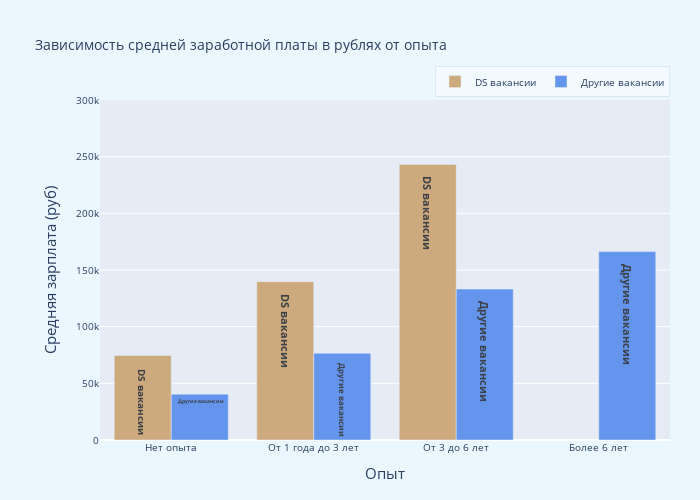

Notebook cell for this chart:
### Code cell
# пишем простенькую функцию чтобы добавить сортировку по опыту для графика
def changeSort(experience):
    if experience =='Нет опыта':
        return 1
    elif experience == "От 1 года до 3 лет":
        return 2
    elif experience == "От 3 до 6 лет":
        return 3
    elif experience == "Более 6 лет":
        return 4

# Создаем колонку с данными для сортировки
data_ds_exp_salary['Sorting'] = data_ds_exp_salary.apply(lambda x: changeSort(x.experience), axis = 1)

# Получаем максимальное значение зарплаты, для дополнительного отображения разницы в процентах вмех колонок от максимума
max = data_ds_exp_salary.average_salary_ds.max() 

# Создаем колонку с данными процентов
data_ds_exp_salary['Percent'] = data_ds_exp_salary.average_salary_ds.apply(lambda x: round(x / max, 4))
# сортируем по новому признаку Sorting
data_ds_exp_salary.sort_values(by = ['Sorting'], inplace=True)

fig = px.bar(
    data_ds_exp_salary,
    x='experience',
    y='average_salary_ds',
    color='vacance_type', 
    color_discrete_sequence =['RGB(205,170,125)','RGB(100,149,237)'],
    hover_data = ["Percent","vacance_type"], #добавляем дополнительные поля для вывода в хинтах
    # text='vacance_type', # Дополнительно указываем в каждом Баре, к какой группе относится бар,
                  # в данном графике я счиатаю это добавляет информативности 
    
)

fig.update_traces(
    hoverlabel_namelength = 0, # убираем навязчивый левый надпись в ховере
    textposition='inside', # проценты пишем над баром
    texttemplate='<b style="color: #3C4048; font-size:11px;">   %{customdata[1]}</b>',
    hovertemplate="".join([
        "<b style='color: #393E46'>%{customdata[1]}</b>" # вытягиваем данные из переменной указаной в hover_data[]      
        "<br>Зарплата (руб): %{y}",
        "<br>",
        "Процент: %{customdata[0]:,.2%}", # вытягиваем данные из переменной указаной в hover_data[]
                                          # и форматируем чтобы проценты показывало корректно   
        
    ]),
)

fig.update_layout(
    barmode='group',
    hovermode="x unified",
    title="Зависимость средней заработной платы в рублях от опыта",
    font = dict(size=10), # уменьшим размер шрифта заголовка графика, а то не влезает
    autosize=False,# скажи нет авторазмеру
    width=700,# фиксируем ширину в px
    height=500,# фиксируем высоту в px
    margin=dict(
      r=30, #задаем отступ в 30 px справа для всего холста
      b=60, # задаем отступ в 60 px снизу для всего холста
      t=100,
      l=100
    ),
    legend=dict(# играемся с параметрами легенды
        borderwidth = .5,# ширина рамки в полпикселя
        bordercolor = '#cbd7de',# цвет рамки
        bgcolor = '#f2faff',# цвет фона
        orientation="h", # показать сверху
        yanchor="bottom",# вертикальное выравнивание по нижней части легенды относительно холста
        y=1.01, # сдвигаем на 1% выше, чтобы не сливалась нижняя граница рамки легенды с графиком
        xanchor="right", # выравнивание блока легенды по правому краю
        x=1, # никаких сдвигов не надо, будет на уровне с графиком по правому краю
        title_text="", # убираем title для легенды, в данном случае понятно без лишних текстов
    ),      
    yaxis=dict(
        title_text="Средняя зарплата (руб)", # меняем название заголовка оси абсцисс
        titlefont=dict(size=15),  # ее размер 
        range = (0,30e4), # увеличивем диапазон отражения по оси ординат, 
                          # чтобы не срезалась отрисовка процентов над левым баром        
    ),
    xaxis=dict(
        title_text="Опыт", # меняем название заголовка оси абсцисс
        titlefont=dict(size=15),  # ее размер 
    ), 
  paper_bgcolor="#eaf7ff",# цвет фона холста
)

fig.show()

### Figure 1 — Plotly figure (JSON) as saved in the notebook; plotly's stock layout.template omitted (floating-point values rounded to 4 significant figures)
{"data": [{"alignmentgroup": "True", "customdata": [[0.307, "DS вакансии"], [0.5745, "DS вакансии"], [1, "DS вакансии"], [null, "DS вакансии"]], "hoverlabel": {"namelength": 0}, "hovertemplate": "<b style='color: #393E46'>%{customdata[1]}</b><br>Зарплата (руб): %{y}<br>Процент: %{customdata[0]:,.2%}", "legendgroup": "DS вакансии", "marker": {"color": "RGB(205,170,125)", "pattern": {"shape": ""}}, "name": "DS вакансии", "offsetgroup": "DS вакансии", "orientation": "v", "showlegend": true, "textposition": "inside", "texttemplate": "<b style=\"color: #3C4048; font-size:11px;\">   %{customdata[1]}</b>", "type": "bar", "x": ["Нет опыта", "От 1 года до 3 лет", "От 3 до 6 лет", "Более 6 лет"], "xaxis": "x", "y": [74643, 139675, 243115, null], "yaxis": "y"}, {"alignmentgroup": "True", "customdata": [[0.1665, "Другие вакансии"], [0.3148, "Другие вакансии"], [0.5479, "Другие вакансии"], [0.6839, "Другие вакансии"]], "hoverlabel": {"namelength": 0}, "hovertemplate": "<b style='color: #393E46'>%{customdata[1]}</b><br>Зарплата (руб): %{y}<br>Процент: %{customdata[0]:,.2%}", "legendgroup": "Другие вакансии", "marker": {"color": "RGB(100,149,237)", "pattern": {"shape": ""}}, "name": "Другие вакансии", "offsetgroup": "Другие вакансии", "orientation": "v", "showlegend": true, "textposition": "inside", "texttemplate": "<b style=\"color: #3C4048; font-size:11px;\">   %{customdata[1]}</b>", "type": "bar", "x": ["Нет опыта", "От 1 года до 3 лет", "От 3 до 6 лет", "Более 6 лет"], "xaxis": "x", "y": [40472, 76541, 133211, 166256], "yaxis": "y"}], "layout": {"autosize": false, "barmode": "group", "font": {"size": 10}, "height": 500, "hovermode": "x unified", "legend": {"bgcolor": "#f2faff", "bordercolor": "#cbd7de", "borderwidth": 0.5, "orientation": "h", "title": {"text": ""}, "tracegroupgap": 0, "x": 1, "xanchor": "right", "y": 1.01, "yanchor": "bottom"}, "margin": {"b": 60, "l": 100, "r": 30, "t": 100}, "paper_bgcolor": "#eaf7ff", "title": {"text": "Зависимость средней заработной платы в рублях от опыта"}, "width": 700, "xaxis": {"anchor": "y", "domain": [0, 1], "title": {"font": {"size": 15}, "text": "Опыт"}}, "yaxis": {"anchor": "x", "domain": [0, 1], "range": [0, 300000], "title": {"font": {"size": 15}, "text": "Средняя зарплата (руб)"}}}}
